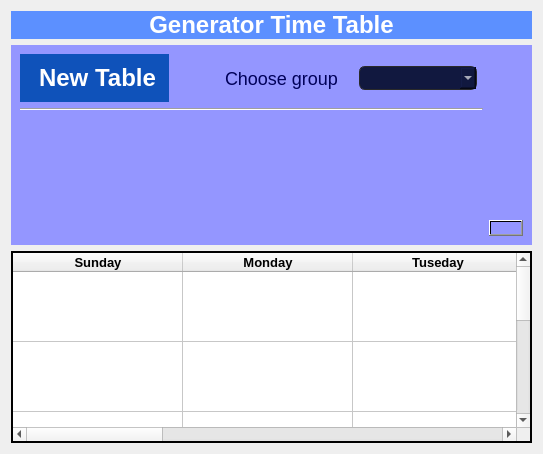
               <widget class="QWidget" name="page_7">
                <layout class="QVBoxLayout" name="verticalLayout_29">
                 <item>
                  <widget class="QLabel" name="label_28">
                   <property name="styleSheet">
                    <string notr="true">background-color: rgb(92, 144, 255);
color: rgb(255, 255, 255);</string>
                   </property>
                   <property name="text">
                    <string>&lt;html&gt;&lt;head/&gt;&lt;body&gt;&lt;p align=&quot;center&quot;&gt;&lt;span style=&quot; font-size:18pt; font-weight:600;&quot;&gt;Generator Time Table&lt;/span&gt;&lt;/p&gt;&lt;/body&gt;&lt;/html&gt;</string>
                   </property>
                  </widget>
                 </item>
                 <item>
                  <widget class="QWidget" name="widget_25" native="true">
                   <property name="minimumSize">
                    <size>
                     <width>0</width>
                     <height>200</height>
                    </size>
                   </property>
                   <property name="maximumSize">
                    <size>
                     <width>16777215</width>
                     <height>200</height>
                    </size>
                   </property>
                   <property name="mouseTracking">
                    <bool>false</bool>
                   </property>
                   <property name="styleSheet">
                    <string notr="true">background-color:qlineargradient(spread:pad, x1:0, y1:0, x2:1, y2:0, stop:0 #9496ff, stop:1 #9496ff);
</string>
                   </property>
                   <layout class="QGridLayout" name="gridLayout_14">
                    <item row="0" column="3">
                     <widget class="QComboBox" name="comboBox_9">
                      <property name="styleSheet">
                       <string notr="true">QComboBox {
	background-color: rgb(17, 24, 63);
	color:rgb(255, 255, 255);
	border-radius: 6px;
	border: 1px solid #2a2a2a;
	display:inline-block;
	font-family:Arial;
	font-size:10px;
	font-weight:bold;
	padding:3px 28px;
	text-decoration:none;
	text-shadow:0px 1px 0px #ffffff;
}
</string>
                      </property>
                     </widget>
                    </item>
                    <item row="4" column="5">
                     <widget class="QPushButton" name="pushButton_9">
                      <property name="cursor">
                       <cursorShape>PointingHandCursor</cursorShape>
                      </property>
                      <property name="styleSheet">
                       <string notr="true">QPushButton{
  margin:0px;

}
QPushButton:active {
	position:relative;
	top:1px;
}
QPushButton::pressed {
    background-color: QLinearGradient( x1: 0, y1: 0, x2: 0, y2: 1, stop: 0 #2d2d2d, stop: 0.1 #2b2b2b, stop: 0.5 #292929, stop: 0.9 #282828, stop: 1 #252525);
}</string>
                      </property>
                      <property name="text">
                       <string/>
                      </property>
                      <property name="icon">
                       <iconset resource="menu.qrc">
                        <normaloff>:/icons/icons/add_order.png</normaloff>:/icons/icons/add_order.png</iconset>
                      </property>
                      <property name="iconSize">
                       <size>
                        <width>40</width>
                        <height>40</height>
                       </size>
                      </property>
                     </widget>
                    </item>
                    <item row="0" column="1">
                     <spacer name="horizontalSpacer_8">
                      <property name="orientation">
                       <enum>Qt::Horizontal</enum>
                      </property>
                      <property name="sizeHint" stdset="0">
                       <size>
                        <width>40</width>
                        <height>20</height>
                       </size>
                      </property>
                     </spacer>
                    </item>
                    <item row="0" column="0">
                     <widget class="QLabel" name="label_26">
                      <property name="font">
                       <font>
                        <pointsize>-1</pointsize>
                       </font>
                      </property>
                      <property name="styleSheet">
                       <string notr="true">QLabel{
color:white;
background-color: #0f52ba;
font-size:24px;
padding:10px

}</string>
                      </property>
                      <property name="text">
                       <string>&lt;html&gt;&lt;head/&gt;&lt;body&gt;&lt;p align=&quot;center&quot;&gt;&lt;span style=&quot; font-size:18pt; font-weight:600;&quot;&gt;New Table&lt;/span&gt;&lt;/p&gt;&lt;/body&gt;&lt;/html&gt;</string>
                      </property>
                     </widget>
                    </item>
                    <item row="2" column="0">
                     <spacer name="verticalSpacer_7">
                      <property name="orientation">
                       <enum>Qt::Vertical</enum>
                      </property>
                      <property name="sizeHint" stdset="0">
                       <size>
                        <width>20</width>
                        <height>40</height>
                       </size>
                      </property>
                     </spacer>
                    </item>
                    <item row="1" column="0" colspan="5">
                     <widget class="Line" name="line_19">
                      <property name="orientation">
                       <enum>Qt::Horizontal</enum>
                      </property>
                     </widget>
                    </item>
                    <item row="0" column="2">
                     <widget class="QLabel" name="label_27">
                      <property name="styleSheet">
                       <string notr="true">QLabel{
color:rgb(0, 0, 89);
font-size:18px;
margin-right:10px;

}</string>
                      </property>
                      <property name="text">
                       <string>Choose group</string>
                      </property>
                     </widget>
                    </item>
                   </layout>
                  </widget>
                 </item>
                 <item>
                  <widget class="QTableWidget" name="tableWidget_5">
                   <property name="enabled">
                    <bool>true</bool>
                   </property>
                   <property name="sizePolicy">
                    <sizepolicy hsizetype="Expanding" vsizetype="Expanding">
                     <horstretch>0</horstretch>
                     <verstretch>0</verstretch>
                    </sizepolicy>
                   </property>
                   <property name="minimumSize">
                    <size>
                     <width>0</width>
                     <height>0</height>
                    </size>
                   </property>
                   <property name="sizeIncrement">
                    <size>
                     <width>39</width>
                     <height>23</height>
                    </size>
                   </property>
                   <property name="tabletTracking">
                    <bool>false</bool>
                   </property>
                   <property name="contextMenuPolicy">
                    <enum>Qt::PreventContextMenu</enum>
                   </property>
                   <property name="acceptDrops">
                    <bool>false</bool>
                   </property>
                   <property name="toolTip">
                    <string/>
                   </property>
                   <property name="layoutDirection">
                    <enum>Qt::LeftToRight</enum>
                   </property>
                   <property name="autoFillBackground">
                    <bool>false</bool>
                   </property>
                   <property name="inputMethodHints">
                    <set>Qt::ImhNone</set>
                   </property>
                   <property name="frameShape">
                    <enum>QFrame::WinPanel</enum>
                   </property>
                   <property name="frameShadow">
                    <enum>QFrame::Plain</enum>
                   </property>
                   <property name="lineWidth">
                    <number>4</number>
                   </property>
                   <property name="horizontalScrollBarPolicy">
                    <enum>Qt::ScrollBarAsNeeded</enum>
                   </property>
                   <property name="autoScroll">
                    <bool>false</bool>
                   </property>
                   <property name="autoScrollMargin">
                    <number>19</number>
                   </property>
                   <property name="showDropIndicator" stdset="0">
                    <bool>true</bool>
                   </property>
                   <property name="dragEnabled">
                    <bool>false</bool>
                   </property>
                   <property name="dragDropMode">
                    <enum>QAbstractItemView::NoDragDrop</enum>
                   </property>
                   <property name="alternatingRowColors">
                    <bool>false</bool>
                   </property>
                   <property name="selectionMode">
                    <enum>QAbstractItemView::SingleSelection</enum>
                   </property>
                   <property name="textElideMode">
                    <enum>Qt::ElideLeft</enum>
                   </property>
                   <property name="verticalScrollMode">
                    <enum>QAbstractItemView::ScrollPerPixel</enum>
                   </property>
                   <property name="horizontalScrollMode">
                    <enum>QAbstractItemView::ScrollPerItem</enum>
                   </property>
                   <property name="showGrid">
                    <bool>true</bool>
                   </property>
                   <property name="gridStyle">
                    <enum>Qt::SolidLine</enum>
                   </property>
                   <property name="sortingEnabled">
                    <bool>true</bool>
                   </property>
                   <attribute name="horizontalHeaderCascadingSectionResizes">
                    <bool>false</bool>
                   </attribute>
                   <attribute name="horizontalHeaderDefaultSectionSize">
                    <number>170</number>
                   </attribute>
                   <attribute name="horizontalHeaderHighlightSections">
                    <bool>true</bool>
                   </attribute>
                   <attribute name="horizontalHeaderMinimumSectionSize">
                    <number>170</number>
                   </attribute>
                   <attribute name="horizontalHeaderShowSortIndicator" stdset="0">
                    <bool>true</bool>
                   </attribute>
                   <attribute name="horizontalHeaderStretchLastSection">
                    <bool>true</bool>
                   </attribute>
                   <attribute name="verticalHeaderVisible">
                    <bool>false</bool>
                   </attribute>
                   <attribute name="verticalHeaderCascadingSectionResizes">
                    <bool>false</bool>
                   </attribute>
                   <attribute name="verticalHeaderDefaultSectionSize">
                    <number>70</number>
                   </attribute>
                   <attribute name="verticalHeaderHighlightSections">
                    <bool>false</bool>
                   </attribute>
                   <attribute name="verticalHeaderMinimumSectionSize">
                    <number>70</number>
                   </attribute>
                   <attribute name="verticalHeaderShowSortIndicator" stdset="0">
                    <bool>false</bool>
                   </attribute>
                   <attribute name="verticalHeaderStretchLastSection">
                    <bool>false</bool>
                   </attribute>
                   <row>
                    <property name="text">
                     <string>08:00 -&gt; 09:30</string>
                    </property>
                    <property name="font">
                     <font>
                      <weight>75</weight>
                      <bold>true</bold>
                     </font>
                    </property>
                    <property name="textAlignment">
                     <set>AlignCenter</set>
                    </property>
                   </row>
                   <row>
                    <property name="text">
                     <string>09:40 -&gt; 11:20</string>
                    </property>
                    <property name="font">
                     <font>
                      <weight>75</weight>
                      <bold>true</bold>
                     </font>
                    </property>
                    <property name="textAlignment">
                     <set>AlignCenter</set>
                    </property>
                   </row>
                   <row>
                    <property name="text">
                     <string>11:20 -&gt; 12:50</string>
                    </property>
                    <property name="font">
                     <font>
                      <weight>75</weight>
                      <bold>true</bold>
                     </font>
                    </property>
                    <property name="textAlignment">
                     <set>AlignCenter</set>
                    </property>
                   </row>
                   <row>
                    <property name="text">
                     <string>13:10 -&gt; 14:40</string>
                    </property>
                    <property name="font">
                     <font>
                      <weight>75</weight>
                      <bold>true</bold>
                     </font>
                    </property>
                    <property name="textAlignment">
                     <set>AlignCenter</set>
                    </property>
                   </row>
                   <row>
                    <property name="text">
                     <string>14:50 -&gt; 16:20</string>
                    </property>
                    <property name="font">
                     <font>
                      <weight>75</weight>
                      <bold>true</bold>
                     </font>
                    </property>
                    <property name="textAlignment">
                     <set>AlignCenter</set>
                    </property>
                   </row>
                   <row>
                    <property name="text">
                     <string>16:30 -&gt; 18:00</string>
                    </property>
                    <property name="font">
                     <font>
                      <weight>75</weight>
                      <bold>true</bold>
                     </font>
                    </property>
                    <property name="textAlignment">
                     <set>AlignCenter</set>
                    </property>
                   </row>
                   <column>
                    <property name="text">
                     <string>Sunday</string>
                    </property>
                    <property name="font">
                     <font>
                      <pointsize>10</pointsize>
                      <weight>75</weight>
                      <bold>true</bold>
                     </font>
                    </property>
                    <property name="textAlignment">
                     <set>AlignCenter</set>
                    </property>
                   </column>
                   <column>
                    <property name="text">
                     <string>Monday</string>
                    </property>
                    <property name="font">
                     <font>
                      <pointsize>10</pointsize>
                      <weight>75</weight>
                      <bold>true</bold>
                     </font>
                    </property>
                    <property name="textAlignment">
                     <set>AlignCenter</set>
                    </property>
                   </column>
                   <column>
                    <property name="text">
                     <string>Tuseday</string>
                    </property>
                    <property name="font">
                     <font>
                      <pointsize>10</pointsize>
                      <weight>75</weight>
                      <bold>true</bold>
                     </font>
                    </property>
                    <property name="textAlignment">
                     <set>AlignCenter</set>
                    </property>
                   </column>
                   <column>
                    <property name="text">
                     <string>Wednesday</string>
                    </property>
                    <property name="font">
                     <font>
                      <pointsize>10</pointsize>
                      <weight>75</weight>
                      <bold>true</bold>
                      <underline>false</underline>
                     </font>
                    </property>
                    <property name="textAlignment">
                     <set>AlignCenter</set>
                    </property>
                   </column>
                   <column>
                    <property name="text">
                     <string>Thursday</string>
                    </property>
                    <property name="font">
                     <font>
                      <weight>75</weight>
                      <bold>true</bold>
                     </font>
                    </property>
                    <property name="textAlignment">
                     <set>AlignCenter</set>
                    </property>
                   </column>
                   <column>
                    <property name="text">
                     <string>Friday</string>
                    </property>
                    <property name="font">
                     <font>
                      <weight>75</weight>
                      <bold>true</bold>
                     </font>
                    </property>
                    <property name="textAlignment">
                     <set>AlignCenter</set>
                    </property>
                   </column>
                   <column>
                    <property name="text">
                     <string>Saturday</string>
                    </property>
                    <property name="font">
                     <font>
                      <weight>75</weight>
                      <bold>true</bold>
                     </font>
                    </property>
                    <property name="textAlignment">
                     <set>AlignCenter</set>
                    </property>
                   </column>
                   <item row="0" column="0">
                    <property name="text">
                     <string/>
                    </property>
                    <property name="font">
                     <font>
                      <weight>75</weight>
                      <italic>false</italic>
                      <bold>true</bold>
                      <underline>false</underline>
                      <strikeout>false</strikeout>
                      <stylestrategy>PreferAntialias</stylestrategy>
                      <kerning>true</kerning>
                     </font>
                    </property>
                    <property name="background">
                     <brush brushstyle="NoBrush">
                      <color alpha="255">
                       <red>0</red>
                       <green>0</green>
                       <blue>0</blue>
                      </color>
                     </brush>
                    </property>
                   </item>
                  </widget>
                 </item>
                </layout>
               </widget>
